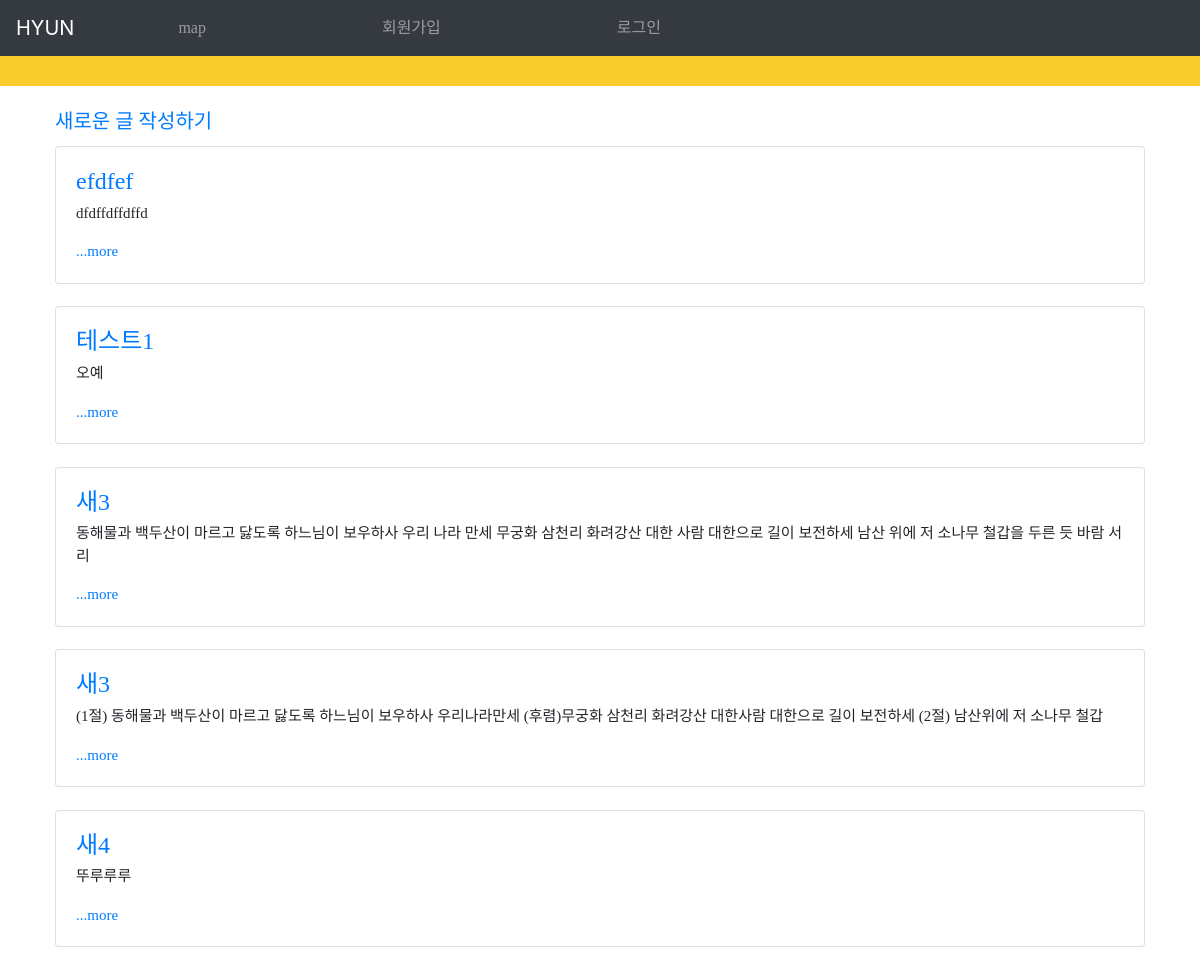
/, run on an earlier commit of the app's database.
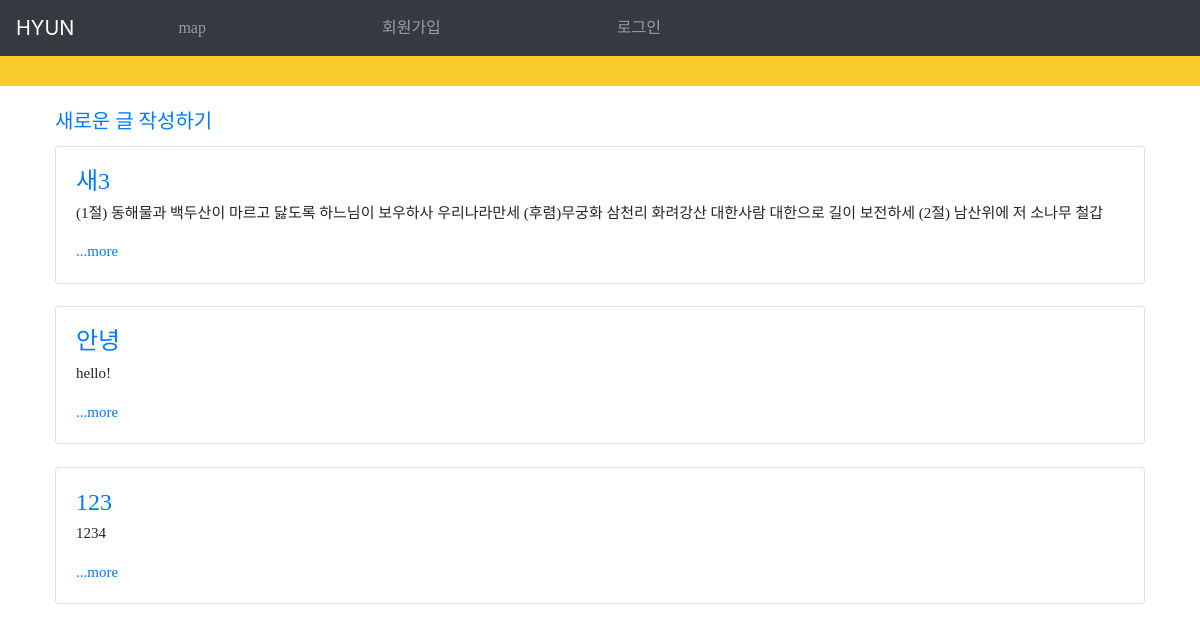
And on a later commit of the database.
### mblog/models.py (models this page shows, shortened)
class Blog(models.Model):
    title = models.CharField(max_length=100)
    body = models.TextField()
    update_date = models.DateTimeField(auto_now=True)
    def summary(self):
        return self.body[:100]

### mblog/views.py (the view)
# urls.py: path('', mblog.views.show, name='show'),
def show(request):
    boards = Blog.objects.all()
    return render(request, 'show.html', {'boards': boards})

### mblog/templates/show.html (shortened to what this page needs)
<!DOCTYPE html>
<html>
    <head>
    </head>
    <body>
        {% extends 'base.html' %}
        {% load staticfiles %}
        {% block content %}
        <div class="container">
            <div class="new">
                <a href="{% url 'post' %}">새로운 글 작성하기</a>
            </div>
            <div class="text">
                {% for board in boards.all %}
                <div class="card">
                    <div class="card-body">
                        <a href="{% url 'detail' board.id %}"><h4 class="card-title">{{board.title}}</h4></a>
                      <p class="card-text">{{board.summary}}</p>
                      <a href="{% url 'detail' board.id %}"  class="card-link">...more</a>
                    </div>
                </div>
                <br>
                {% endfor %}
            </div>
        </div>
        {% endblock %}

### mblog/templates/base.html (shortened to what this page needs)
<!DOCTYPE html>
<html>
    <head>
            <link rel="stylesheet" href="https://stackpath.bootstrapcdn.com/bootstrap/4.3.1/css/bootstrap.min.css">
    </head>
    <body>
        <nav class="navbar navbar-expand-lg navbar-dark bg-dark">
            <a class="navbar-brand" href="/">HYUN</a>
            <div class="collapse navbar-collapse" id="navbarNav">
              <ul class="navbar-nav">
                <li class="nav-item">
                  <a class="nav-link" href=" {% url 'map' %}">map</a>
                </li>
                <li class="nav-item">
                    <a class="nav-link" href="{% url 'signup' %}">회원가입</a>
                </li>
                <li class="nav-item">
                    <a class="nav-link" href="{% url 'login' %}">로그인</a>
                </li>
              </ul>
            </div>
          </nav>
        <div style="height:30px; background-color:#FACC2E;"></div>
          {% block content %}
          {% endblock %}
    </body>
</html>

### mblog/templates/show.html (style rules this page uses)
.container { font-family: Godo; }
.new { padding-top:20px; padding-left:10px; font-size:20px; }
.text { padding:10px; font-size:15px; }

### mblog/templates/base.html (style rules this page uses)
.nav-item { padding-left:80px; padding-right:80px; font-family:Binggrae-Bold; }

What changed in the data, as far as the page shows it:
removed Blog: title "efdfef", summary "dfdffdffdffd"
removed Blog: title "테스트1", summary "오예"
removed Blog: title "새3", summary "동해물과 백두산이 마르고 닳도록 하느님이 보우하사 우리 나라 만세 무궁화 삼천리 화려강산 대한 사람 대한으로 길이 보전하세 남산 위에 저 소나무 철갑을 두른 듯 바람 서리"
removed Blog: title "새4", summary "뚜루루루"
added Blog: title "안녕", summary "hello!"
added Blog: title "123", summary "1234"
